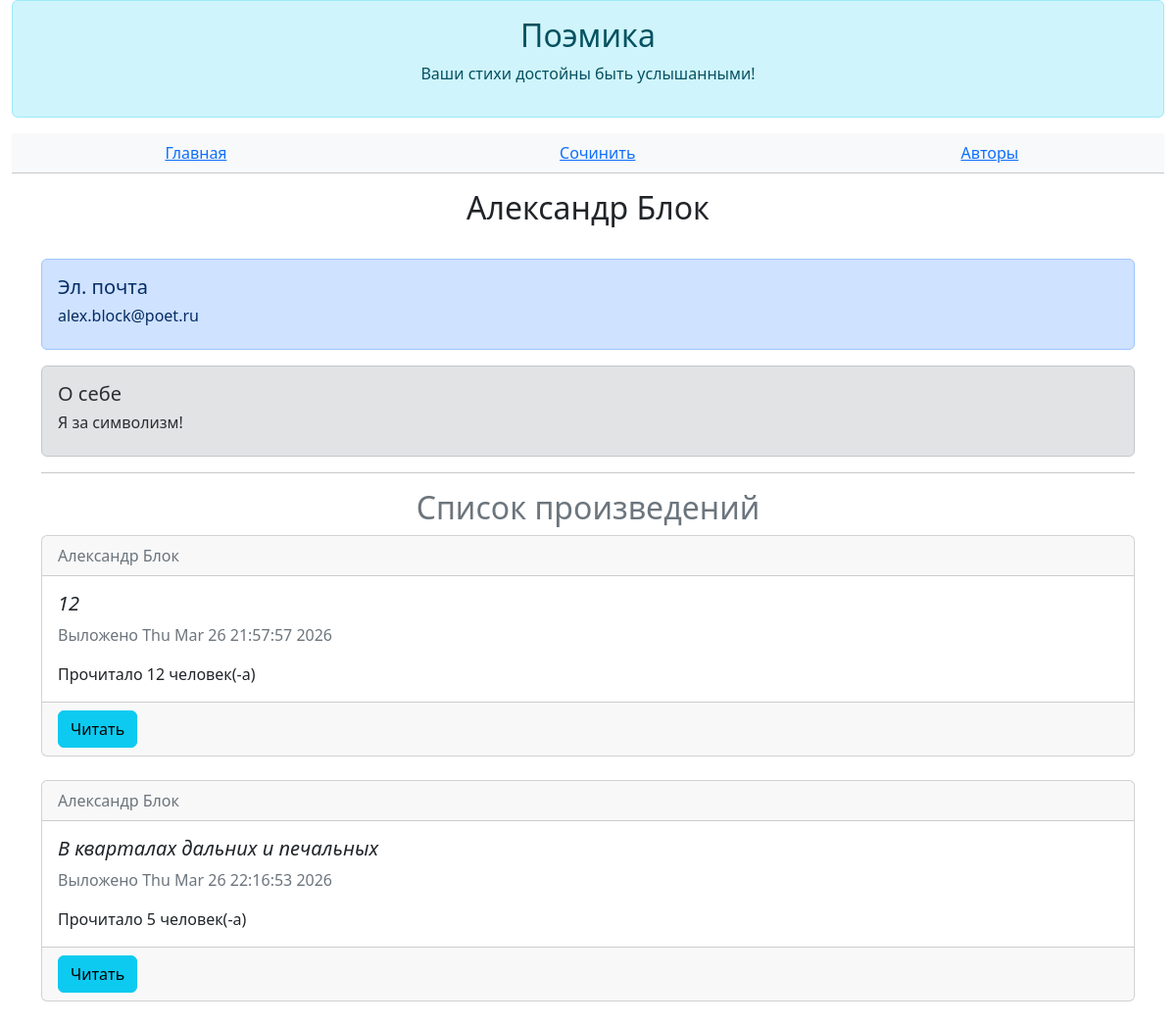
Screenshot of /authors/2 with the database file from the repository.
### data/all_models.py (models this page shows)
class User(SqlAlchemyBase, UserMixin, SerializerMixin):
    __tablename__ = "users"
    id = sqlalchemy.Column(sqlalchemy.Integer, primary_key=True, autoincrement=True)
    login = sqlalchemy.Column(sqlalchemy.String)
    name = sqlalchemy.Column(sqlalchemy.String, default="Неизвестный")
    email = sqlalchemy.Column(sqlalchemy.String, unique=True)
    description = sqlalchemy.Column(sqlalchemy.Text, default="Я поэт, тем и интересен")
    hashed_password = sqlalchemy.Column(sqlalchemy.String)
    poems = orm.relationship("Poem", back_populates="author")

class Poem(SqlAlchemyBase, SerializerMixin):
    __tablename__ = "poems"
    id = sqlalchemy.Column(sqlalchemy.Integer, primary_key=True, autoincrement=True)
    author_id = sqlalchemy.Column(sqlalchemy.Integer, sqlalchemy.ForeignKey(User.id))
    author = orm.relationship("User")
    title = sqlalchemy.Column(sqlalchemy.String(25))
    body = sqlalchemy.Column(sqlalchemy.Text)
    read_count = sqlalchemy.Column(sqlalchemy.Integer, default=0)
    is_private = sqlalchemy.Column(sqlalchemy.Boolean, default=True)
    created = sqlalchemy.Column(sqlalchemy.DateTime, default=datetime.datetime.now())

### main.py (the view)
@author_actions.route("/authors/<author_id>")
def author(author_id):
    author = db.get(User, author_id)
    if author:
        poems = db.query(Poem).filter(Poem.author == author).all()
        return flask.render_template("author.html", author=author, poems=poems)

### templates/author.html (shortened to what this page needs)
{% extends 'base.html' %}
{% block _header %}
    <table class="table table-light text-center">
        <tbody>
            <tr>
                <td>
                    <a href="/">Главная</a>
                </td>
                <td>
                    <a href="/poem/create">Сочинить</a>
                </td>
                <td>
                    <a href="/authors">Авторы</a>
                </td>
            </tr>
        </tbody>
    </table>
{% endblock %}
{% block _body %}
    <h2 class="text-center">{{author.login}}</h2>
    <br/>
    <div class="alert alert-primary" role="alert">
        <h5>Эл. почта</h5>
        <h6>{{author.email}}</h6>
    </div>
    <div class="alert alert-secondary" role="alert">
        <h5>О себе</h5>
        <h6>{{author.description}}</h6>
    </div>
    <hr/>
    <h2 class="text-center text-secondary">Список произведений</h2>
    {% for poem in poems %}
        {% if not poem.is_private%}
            <div class="card">
                <div class="card-header">
                    <span class="text-secondary">{{poem.author.login}}</span>
                </div>
                <div class="card-body">
                    <h5 class="card-title"><i>{{poem.title}}</i></h5>
                    <p class="card-text text-secondary">Выложено {{poem.created.ctime()}}</p>
                    <p class="card-text">Прочитало {{poem.read_count}} человек(-а)</p>
                </div>
                <div class="card-footer">
                    <button class="btn btn-info" onclick="location.href='/poem/read/{{poem.id}}'">Читать</button>
                </div>
            </div>
            <br/>
        {% endif %}
    {% endfor %}
{% endblock %}

### rows the page displays
User: login "Александр Блок", email "alex.block@poet.ru", description "Я за символизм!"
Poem: author.login "Александр Блок", title "12", created.ctime "Thu Mar 26 21:57:57 2026", read_count "12"
Poem: author.login "Александр Блок", title "В кварталах дальних и печальных", created.ctime "Thu Mar 26 22:16:53 2026", read_count "5"
